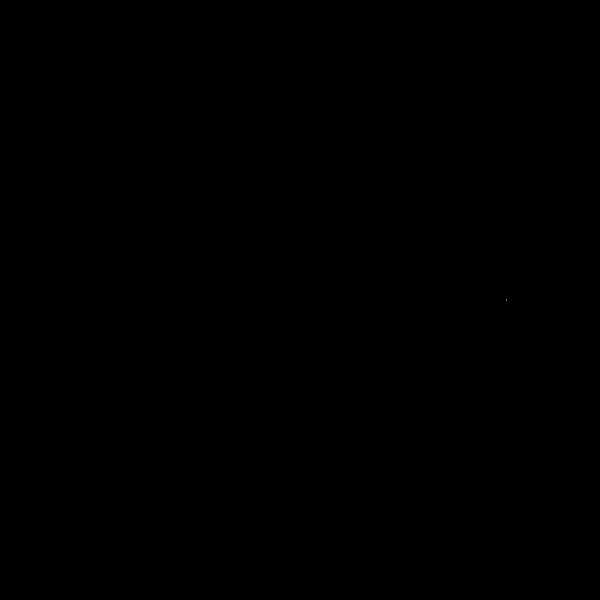
Frame 1 (no input)
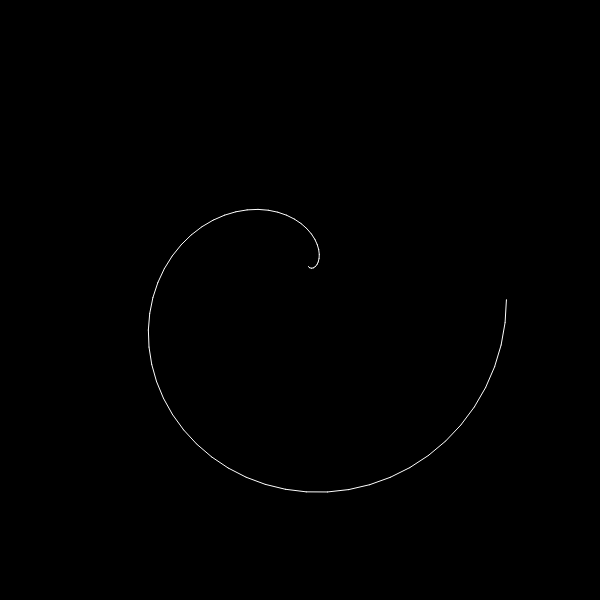
Frame 60 (no input)
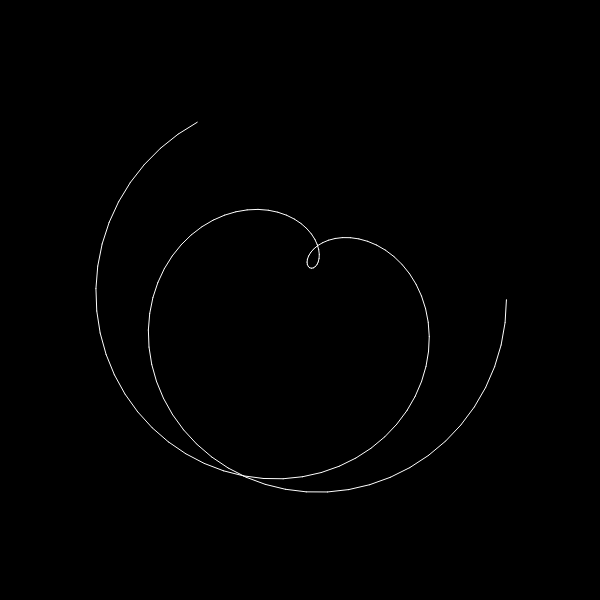
Frame 120 (the mouse pressed at the canvas centre since frame 60)

The p5.js sketch that drew these frames (run headless with seeded random() and noise() and a simulated clock; from frame 60 on, the mouse is pressed at the canvas centre):

// p5.js sketch
// ── sketch.js
let rEarth, rVenus, avEarth, avVenus, scl;
let deg, step;
let lim;

function setup() {
  createCanvas(600,600);
  angleMode(DEGREES);

  background(0);
  stroke(255);

  rEarth = 1;
  rVenus = 0.72;

  avEarth = 1;
  avVenus = 13/8;

  scl = width/2*0.8;
  deg = 0;
  step = 5;

  xEarth = rEarth*scl*cos(avEarth*deg);
  yEarth = rEarth*scl*sin(avEarth*deg);

  xVenus = rVenus*scl*cos(avVenus*deg);
  yVenus = rVenus*scl*sin(avVenus*deg);

  px = (xEarth+xVenus)/2;
  py = (yEarth+yVenus)/2;



}

function draw() {

  // background(0,1);

  translate(width/2, height/2);

  //coordinates
  xEarth = rEarth*scl*cos(avEarth*deg);
  yEarth = rEarth*scl*sin(avEarth*deg);

  xVenus = rVenus*scl*cos(avVenus*deg);
  yVenus = rVenus*scl*sin(avVenus*deg);

  //midpoint
  let mx = (xEarth+xVenus)/2;
  let my = (yEarth+yVenus)/2;

  //draw planet-planet line
  // line(xEarth,yEarth,xVenus,yVenus);

  //draw at midpoint
  // point(mx, my);
  // ellipse(mx,my, 2,2);
  line(px,py,mx,my);

  deg+=step;

  px = mx;
  py = my;

  if(deg >= 360*8+step)
  {
    noLoop();
  }

}

function mouseClicked()
{
  background(0);

  deg = 0;

  xEarth = rEarth*scl*cos(avEarth*deg);
  yEarth = rEarth*scl*sin(avEarth*deg);

  xVenus = rVenus*scl*cos(avVenus*deg);
  yVenus = rVenus*scl*sin(avVenus*deg);

  px = (xEarth+xVenus)/2;
  py = (yEarth+yVenus)/2;
}
